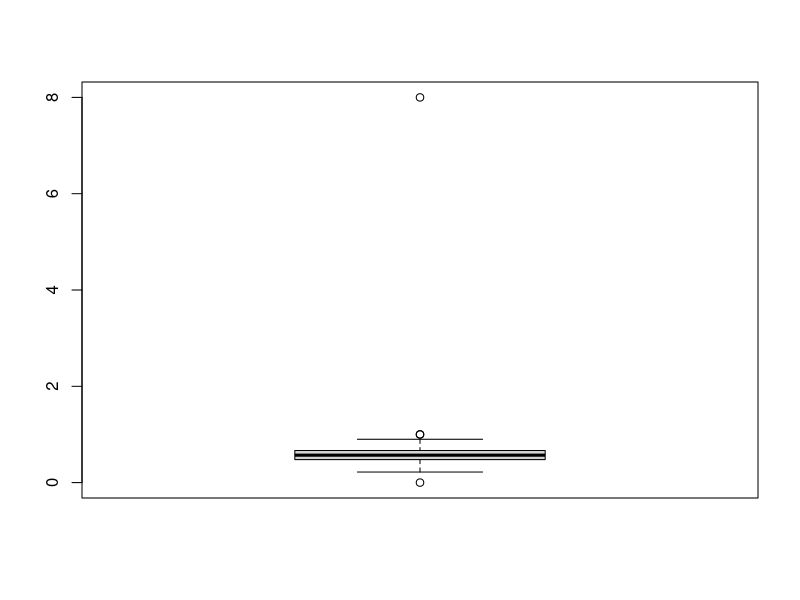
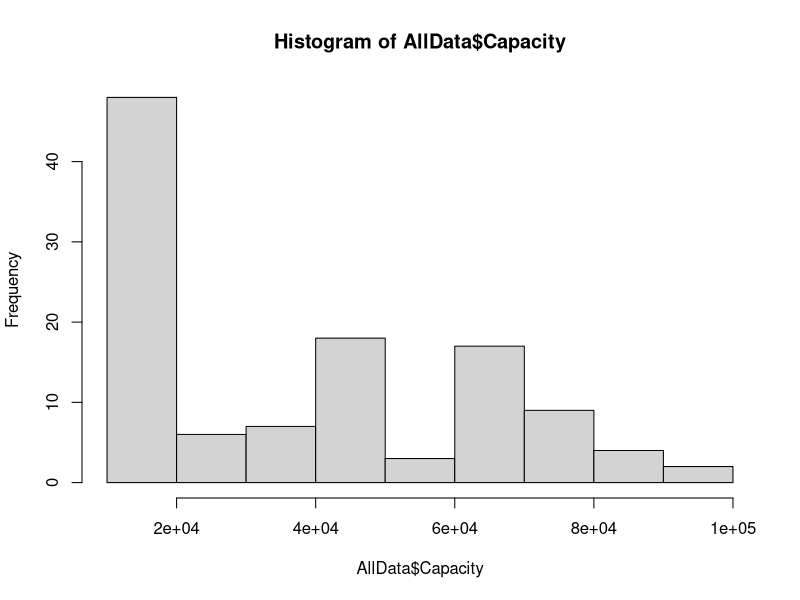
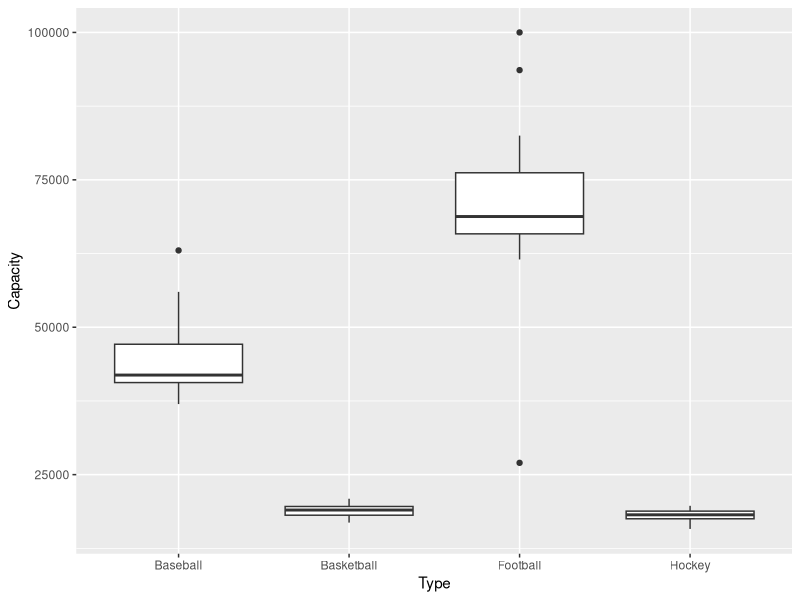
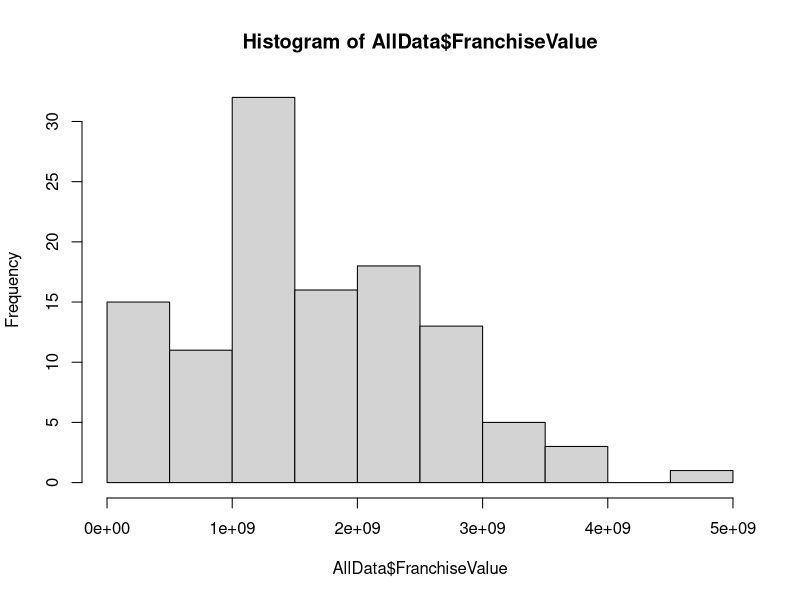
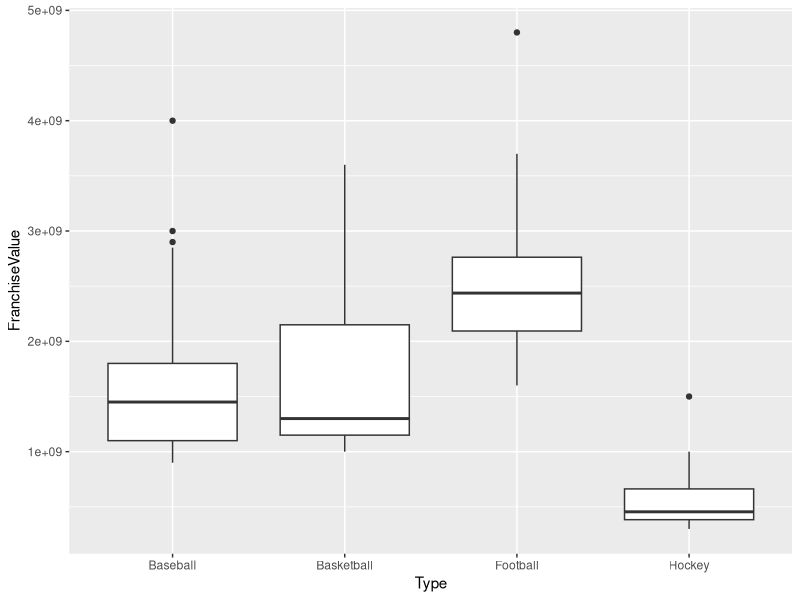
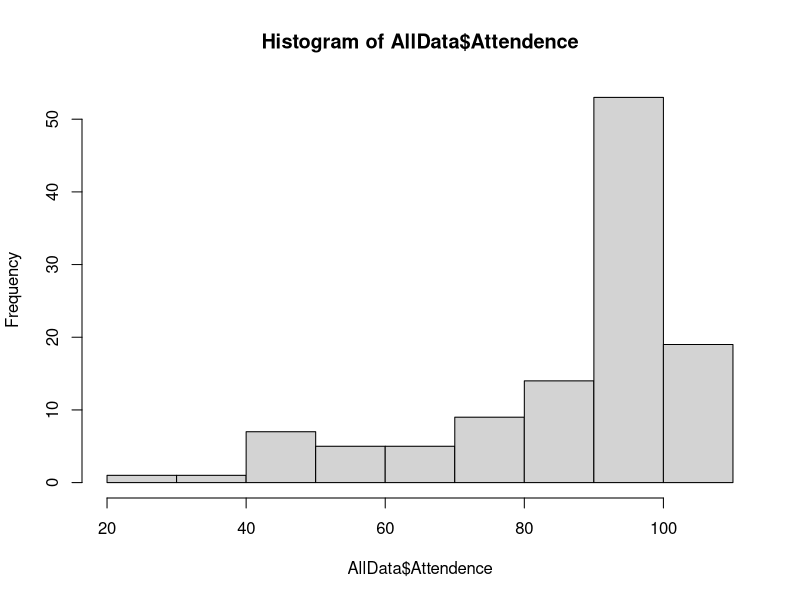
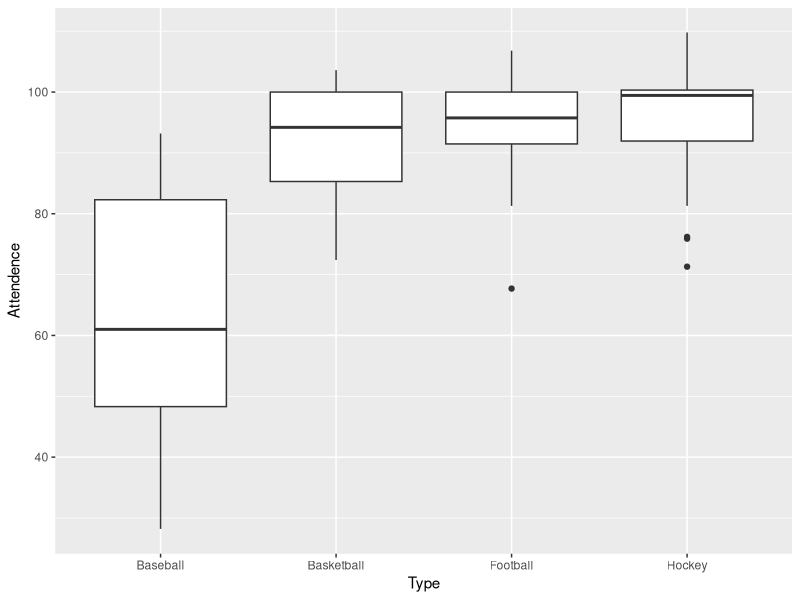
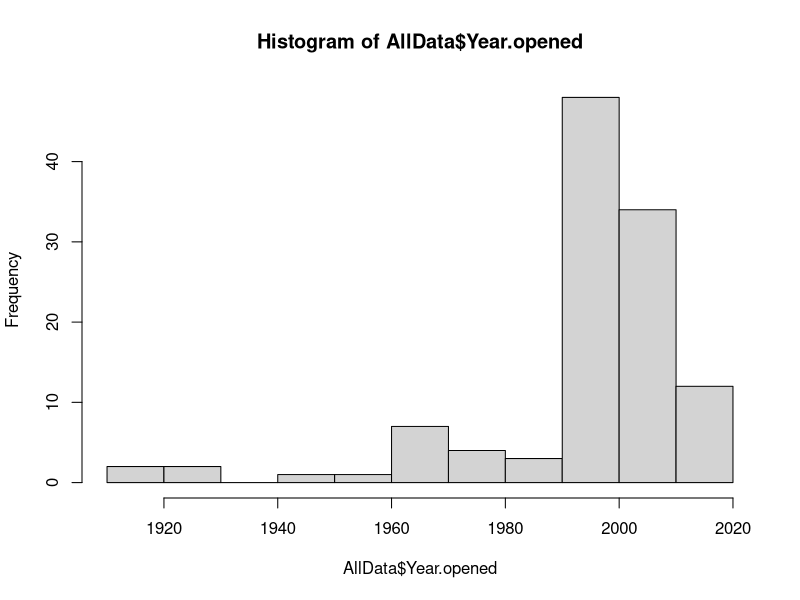

Reproduce these figures in R, in order. (Note: this script raises an error after producing the figures.)
## ---- chunk 1
knitr::opts_chunk$set(echo = TRUE)
library(dplyr)
library(ggplot2)
library(lme4)
## ---- chunk 2
state <- read.csv("StateData.csv")
team <- read.csv("TeamData.csv",stringsAsFactors = TRUE)

statestuff <- data.frame(state.abb,state.name)
colnames(statestuff) <- c("State","StateName")
state <- full_join(state,statestuff)
state$StateName <- as.character(state$StateName)
state <- state%>%mutate(StateName=ifelse(is.na(StateName),"D.C.",StateName))
team$State <- as.character(team$State)
team <- team%>%mutate(State=ifelse(State=="District of Columbia","D.C.",State))
state <- state%>%mutate(State1=State,State=StateName)
AllData <- right_join(state,team)
AllData <- AllData%>%filter(!is.na(Happiness))
write.csv(AllData,"AllData.csv")

# make strings numeric
AllData$Capacity <- as.numeric(gsub(",", "", AllData$Capacity) )
AllData$FranchiseValue <- as.numeric(gsub(",", "", AllData$FranchiseValue) )

# making percent of home wins as variable

AllData <- AllData %>% mutate(WinPct = HomeWins/HomeGames)
## ---- chunk 3
# Team Level Variables
# Basic EDA
# #
boxplot(AllData$WinPct)
summary(AllData$WinPct)
# # Sport
table(AllData$Type)

# # Capacity
hist(AllData$Capacity)
summary(AllData$Capacity)
ggplot(AllData, aes(x=Type, y = Capacity)) + geom_boxplot() 

# # FranchiseValue
hist(AllData$FranchiseValue)
summary(AllData$FranchiseValue)
ggplot(AllData, aes(x=Type, y = FranchiseValue)) + geom_boxplot() 

# # Attendance
hist(AllData$Attendence)
summary(AllData$Attendence)
ggplot(AllData, aes(x=Type, y = Attendence)) + geom_boxplot() 

# # Year
hist(AllData$Year.opened)
tapply(AllData$Capacity, AllData$Year.opened, mean)
tapply(AllData$Year.opened, AllData$Type,mean) # hockey and basketball have newest stadiums and baseball and football have older, with baseball being oldest
## ---- chunk 4
# Level 1 Interactions

# make capacity a factor for data exploration
AllData$CapFactor <- cut(AllData$Capacity, breaks = c(0, 18578, 27000,  62250,100000), labels = c("1st Q", "2nd Q", "3rd Q", "4th Q"))

# make franchise a factor for data exploration
AllData$FranchiseFactor <- cut(AllData$FranchiseValue, breaks = c(0, 1.000e+09, 1.350e+09,  2.300e+09,4.900e+09), labels = c("1st Q", "2nd Q", "3rd Q", "4th Q"))

# make attendance a factor for data exploration
AllData$YearFactor <- cut(AllData$Year.opened, breaks = c(0, 1994, 1999,  2004,2019), labels = c("1st Q", "2nd Q", "3rd Q", "4th Q"))


#cap and year
ggplot(AllData, aes(x=Year.opened, y = Capacity, color = WinPct)) + geom_point()+geom_smooth(method=lm)
ggplot(AllData, aes(x=Year.opened,y = WinPct)) + geom_point() + facet_wrap(~CapFactor)+geom_smooth(method=lm) # doesn't appear to be an interaction

#cap and sport
ggplot(AllData, aes(x=Capacity,y = WinPct)) + geom_point() + facet_wrap(~Type)+geom_smooth(method=lm) # Interaction

#cap and franchise $$
ggplot(AllData, aes(x=FranchiseValue,y = WinPct)) + geom_point() + facet_wrap(~CapFactor)+geom_smooth(method=lm) # doesn't appear to be an interaction

#cap and attendance
ggplot(AllData, aes(x=Attendence,y = WinPct)) + geom_point() + facet_wrap(~CapFactor) +geom_smooth(method=lm) # Interaction

# year and sport
ggplot(AllData, aes(x=Year.opened,y = WinPct)) + geom_point() + facet_wrap(~Type) +geom_smooth(method=lm) # potentially...

# year and franchise $
ggplot(AllData, aes(x=FranchiseValue,y = WinPct)) + geom_point() + facet_wrap(~YearFactor) +geom_smooth(method=lm) # nope

# year and attandence
ggplot(AllData, aes(x=Attendence,y = WinPct)) + geom_point() + facet_wrap(~YearFactor) +geom_smooth(method=lm) # nope

# sport and franchise $
ggplot(AllData, aes(x=FranchiseValue,y = WinPct)) + geom_point() + facet_wrap(~Type) +geom_smooth(method=lm) # interaction

# sport and attendance
ggplot(AllData, aes(x=Attendence,y = WinPct)) + geom_point() + facet_wrap(~Type) +geom_smooth(method=lm) # potentially

# franchise $ and attendance
ggplot(AllData, aes(x=Attendence,y = WinPct)) + geom_point() + facet_wrap(~FranchiseFactor) +geom_smooth(method=lm) # potentially

## ---- chunk 5
# Level 2 interactions

# pop and happy
ggplot(AllData, aes(x=Population,y = WinPct)) + geom_point() + facet_wrap(~as.factor(Happiness)) +geom_smooth(method=lm) # interaction!

# happy and trump
ggplot(AllData, aes(x=Trump.Vote,y = WinPct)) + geom_point() + facet_wrap(~as.factor(Happiness)) +geom_smooth(method=lm) # interaction!

# pop and trump
# make population a factor for data exploration
AllData$PopFactor <- cut(AllData$Population, breaks = c(0, 6782564, 11694664,  21312211,39776831), labels = c("1st Q", "2nd Q", "3rd Q", "4th Q"))
ggplot(AllData, aes(x=Trump.Vote,y = WinPct)) + geom_point() + facet_wrap(~as.factor(PopFactor)) +geom_smooth(method=lm) # interaction!
## ---- chunk 6
# hap and cap
ggplot(AllData, aes(x=Capacity,y = WinPct)) + geom_point() + facet_wrap(~as.factor(Happiness)) +geom_smooth(method=lm) # interaction!

# hap and year
ggplot(AllData, aes(x=Year.opened,y = WinPct)) + geom_point() + facet_wrap(~as.factor(Happiness)) +geom_smooth(method=lm) # interaction!

# hap and sport
ggplot(AllData, aes(x=Type,y = WinPct)) + geom_boxplot(aes(color = as.factor(Happiness))) # interaction potential

# hap and fran$
ggplot(AllData, aes(x=FranchiseValue,y = WinPct)) + geom_point() + facet_wrap(~as.factor(Happiness)) +geom_smooth(method=lm) # not really

# hap and att
ggplot(AllData, aes(x=Attendence,y = WinPct)) + geom_point() + facet_wrap(~as.factor(Happiness)) +geom_smooth(method=lm) # not really

# pop and cap
ggplot(AllData, aes(x=Population,y = WinPct)) + geom_point() + facet_wrap(~CapFactor) +geom_smooth(method=lm) # not really

# pop and year
ggplot(AllData, aes(x=Population,y = WinPct)) + geom_point() + facet_wrap(~YearFactor) +geom_smooth(method=lm) # potentially

# pop and sport
ggplot(AllData, aes(x=Population,y = WinPct)) + geom_point() + facet_wrap(~Type) +geom_smooth(method=lm) # not really

# pop and fran$
ggplot(AllData, aes(x=FranchiseValue,y = WinPct)) + geom_point() + facet_wrap(~PopFactor) +geom_smooth(method=lm) # not really

# pop and att
ggplot(AllData, aes(x=Attendence,y = WinPct)) + geom_point() + facet_wrap(~PopFactor) +geom_smooth(method=lm) # no

# trump and cap
ggplot(AllData, aes(x=Trump.Vote,y = WinPct)) + geom_point() + facet_wrap(~CapFactor) +geom_smooth(method=lm) # no

# trump and year
ggplot(AllData, aes(x=Trump.Vote,y = WinPct)) + geom_point() + facet_wrap(~YearFactor) +geom_smooth(method=lm) # no

# trump and sport
ggplot(AllData, aes(x=Trump.Vote,y = WinPct)) + geom_point() + facet_wrap(~Type) +geom_smooth(method=lm) # no

# trump and fran$
ggplot(AllData, aes(x=Trump.Vote,y = WinPct)) + geom_point() + facet_wrap(~FranchiseFactor) +geom_smooth(method=lm) # no

# trump and att
AllData$TrumpFactor <- cut(AllData$Trump.Vote, breaks = c(0, 36.50,47.25,  50.40,65.40), labels = c("1st Q", "2nd Q", "3rd Q", "4th Q"))
ggplot(AllData, aes(x=Attendence,y = WinPct)) + geom_point() + facet_wrap(~TrumpFactor) +geom_smooth(method=lm) # potentially

## ---- chunk 7
#Scaling Variables
AllData$Happiness2 <- as.factor(AllData$Happiness)
AllData <- AllData%>% mutate(Capacity2=scale(Capacity),Population2=scale(Population),FranchiseValue2=scale(FranchiseValue),Attendence2=scale(Attendence),Trump.Vote2=scale(Trump.Vote),Year.opened2=scale(Year.opened))

#Random Intercept Check
sports.glmerNone <- glmer(WinPct~1+(1|State),family=binomial,weights=HomeGames,data=AllData) #Standard Deviation for random effect is about 0.1909 indicating that there is variation within states related to win percentage. This seems small, but considering win percentage is between 0 and 1, this indicates a standard devation in games won of 19.09%
summary(sports.glmerNone)

#Model will all interactions that looked potentially influential - Full model
sports.glmerFULL <- glmer(WinPct~Capacity2+Attendence2+Type+FranchiseValue2+Year.opened2+Capacity2:Attendence2+Type:FranchiseValue2+Year.opened2:Type+Type:Attendence2+FranchiseValue2:Attendence2+Type:Capacity2+(Population2+Trump.Vote2+Happiness)^2+Happiness:Capacity2+Trump.Vote2:Attendence2+Happiness:Type+Population2:Year.opened2+Happiness:Year.opened2+(1|State),family=binomial,data=AllData,weights=HomeGames)
summary(sports.glmerFULL)

#Starting Build of model with individual terms
sports.glmer <- glmer(WinPct~Capacity2+Attendence2+Type+FranchiseValue2+Year.opened2+Population2+Trump.Vote2+Happiness+(1|State),family = binomial,data=AllData,weights=HomeGames)
summary(sports.glmer)

#From full model looked like type:attendence, type:capacity, population:happiness, population:trump, and happiness:year looked most influential
sports.glmer2 <- update(sports.glmer,.~.+Type:Attendence2+Type:Capacity2+Population2:Happiness+Population2:Trump.Vote2+Happiness:Year.opened2)
anova(sports.glmer,sports.glmer2) #Very low p value - at least one of the 5 additional terms is significant

summary(sports.glmer2) #population2:Trump and year:happiness look non significant

sports.glmer3 <- update(sports.glmer2,.~.-Population2:Trump.Vote2-Year.opened2:Happiness)
anova(sports.glmer2,sports.glmer3) #neither significant in the model
summary(sports.glmer3) #looks like trump.vote and year.opened not significant

sports.glmer4 <- update(sports.glmer3,.~.-Trump.Vote2-Year.opened2)
anova(sports.glmer4,sports.glmer3) #smaller prefered
summary(sports.glmer4)

#Now we will try to add in other significant interactions from EDA

#add capacity:attendence
sports.glmer5 <- update(sports.glmer4,.~.+Capacity2:Attendence2)
anova(sports.glmer4,sports.glmer5) #larger prefered
summary(sports.glmer5)


#add type:franchise.value
sports.glmer6 <- update(sports.glmer5,.~.+Type:FranchiseValue2)
anova(sports.glmer6,sports.glmer5) #smaller prefered
summary(sports.glmer6)


#add year:type add in year to test
sports.glmer6 <- update(sports.glmer5,.~.+Year.opened2+Year.opened2:Type)
anova(sports.glmer6,sports.glmer5) #smaller prefered
summary(sports.glmer6)

#franchise:attendence
sports.glmer6 <- update(sports.glmer5,.~.+Attendence2:FranchiseValue2)
anova(sports.glmer6,sports.glmer5) #smaller prefered
summary(sports.glmer6)

#Happiness:trump
sports.glmer6 <- update(sports.glmer5,.~.+Happiness:Trump.Vote2)
anova(sports.glmer6,sports.glmer5) #smaller prefered
summary(sports.glmer6)

#Happiness:capacity
sports.glmer6 <- update(sports.glmer5,.~.+Happiness:Capacity2)
anova(sports.glmer6,sports.glmer5) #smaller prefered
summary(sports.glmer6)

#Happiness:Type
sports.glmer6 <- update(sports.glmer5,.~.+Type:Happiness)
anova(sports.glmer6,sports.glmer5) #smaller prefered
summary(sports.glmer6)

#Population:Year - add year back in
sports.glmer6 <- update(sports.glmer5,.~.+Year.opened2+Year.opened2:Population2)
anova(sports.glmer6,sports.glmer5) #larger prefered
summary(sports.glmer6) #interaction actually not significant

#remove population:year
sports.glmer7 <- update(sports.glmer6,.~.-Year.opened2:Population2)
anova(sports.glmer6,sports.glmer7) #smaller prefered
summary(sports.glmer7)

#trump:attendence
sports.glmer8 <- update(sports.glmer7,.~.+Trump.Vote2+Trump.Vote2:Attendence2)
anova(sports.glmer8,sports.glmer7) #smaller prefered
summary(sports.glmer8)


#Final Model - Model 7
sports.glmerFinal <- sports.glmer7
summary(sports.glmerFinal)
## ---- chunk 8
# Capacity interpretations
sd(AllData$Capacity)

# increasing capacity by 23,191.65 people increases the odds of winning at home by 3.1 times
exp(1.15213)

# Type Sport Interpretations
exp(2.39147) # basketball has 10.9 times more likely to win in home court than baseball
exp(-0.79504) # football is 55% less likely to win in home court than baseball
exp(-3.19599) # hockey is 96% less likely to win in home court than baseball

# makes sense because baseball stadiums are all different shapes, maybe hockey you cannot hear fans, football there are less games, so it's harder to win as many

# Attendence Interpretations
sd(AllData$Attendence)

# increasing attendance by 18.12 percent decreases the odds of winning at home by 5.5% but this changes based on sport and capacity. So if Baseball is the baseline, 5.5%
exp(-0.05649)
exp(-0.05649+0.28592) # basketball 25% increase
exp(-0.05649+-0.79504) # football 57.3% decrease
exp(-0.05649+0.84660) # hockey is 2.2 times increase
